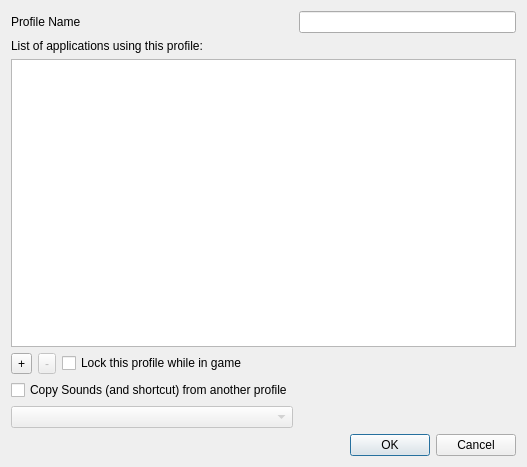
<?xml version="1.0" encoding="UTF-8"?>
<ui version="4.0">
 <class>ProfilEdit</class>
 <widget class="QDialog" name="ProfilEdit">
  <property name="windowModality">
   <enum>Qt::ApplicationModal</enum>
  </property>
  <property name="enabled">
   <bool>true</bool>
  </property>
  <property name="geometry">
   <rect>
    <x>0</x>
    <y>0</y>
    <width>527</width>
    <height>467</height>
   </rect>
  </property>
  <property name="sizePolicy">
   <sizepolicy hsizetype="Minimum" vsizetype="Minimum">
    <horstretch>0</horstretch>
    <verstretch>0</verstretch>
   </sizepolicy>
  </property>
  <property name="windowTitle">
   <string>Dialog</string>
  </property>
  <layout class="QGridLayout" name="gridLayout">
   <item row="5" column="0">
    <layout class="QVBoxLayout" name="verticalLayout">
     <item>
      <widget class="QCheckBox" name="checkBoxCopySounds">
       <property name="text">
        <string>Copy Sounds (and shortcut) from another profile</string>
       </property>
      </widget>
     </item>
     <item>
      <widget class="QComboBox" name="comboBoxProfiles">
       <property name="enabled">
        <bool>false</bool>
       </property>
      </widget>
     </item>
    </layout>
   </item>
   <item row="4" column="0">
    <layout class="QHBoxLayout" name="horizontalLayout">
     <property name="sizeConstraint">
      <enum>QLayout::SetFixedSize</enum>
     </property>
     <item>
      <widget class="QToolButton" name="btnAdd">
       <property name="text">
        <string>+</string>
       </property>
      </widget>
     </item>
     <item>
      <widget class="QToolButton" name="btnMinus">
       <property name="enabled">
        <bool>false</bool>
       </property>
       <property name="text">
        <string>-</string>
       </property>
      </widget>
     </item>
     <item>
      <widget class="QCheckBox" name="checkBoxLock">
       <property name="text">
        <string>Lock this profile while in game</string>
       </property>
      </widget>
     </item>
    </layout>
   </item>
   <item row="7" column="1">
    <widget class="QDialogButtonBox" name="buttonBox">
     <property name="enabled">
      <bool>true</bool>
     </property>
     <property name="orientation">
      <enum>Qt::Horizontal</enum>
     </property>
     <property name="standardButtons">
      <set>QDialogButtonBox::Cancel|QDialogButtonBox::Ok</set>
     </property>
     <property name="centerButtons">
      <bool>false</bool>
     </property>
    </widget>
   </item>
   <item row="1" column="1">
    <widget class="QLineEdit" name="nameEdit"/>
   </item>
   <item row="1" column="0">
    <widget class="QLabel" name="label">
     <property name="text">
      <string>Profile Name</string>
     </property>
    </widget>
   </item>
   <item row="2" column="0">
    <widget class="QLabel" name="label_2">
     <property name="text">
      <string>List of applications using this profile:</string>
     </property>
    </widget>
   </item>
   <item row="4" column="1">
    <spacer name="horizontalSpacer">
     <property name="orientation">
      <enum>Qt::Horizontal</enum>
     </property>
     <property name="sizeHint" stdset="0">
      <size>
       <width>40</width>
       <height>20</height>
      </size>
     </property>
    </spacer>
   </item>
   <item row="3" column="0" colspan="2">
    <widget class="QListWidget" name="listWidget"/>
   </item>
  </layout>
 </widget>
 <resources/>
 <connections>
  <connection>
   <sender>buttonBox</sender>
   <signal>accepted()</signal>
   <receiver>ProfilEdit</receiver>
   <slot>accept()</slot>
   <hints>
    <hint type="sourcelabel">
     <x>248</x>
     <y>254</y>
    </hint>
    <hint type="destinationlabel">
     <x>157</x>
     <y>274</y>
    </hint>
   </hints>
  </connection>
  <connection>
   <sender>buttonBox</sender>
   <signal>rejected()</signal>
   <receiver>ProfilEdit</receiver>
   <slot>reject()</slot>
   <hints>
    <hint type="sourcelabel">
     <x>316</x>
     <y>260</y>
    </hint>
    <hint type="destinationlabel">
     <x>286</x>
     <y>274</y>
    </hint>
   </hints>
  </connection>
 </connections>
</ui>
